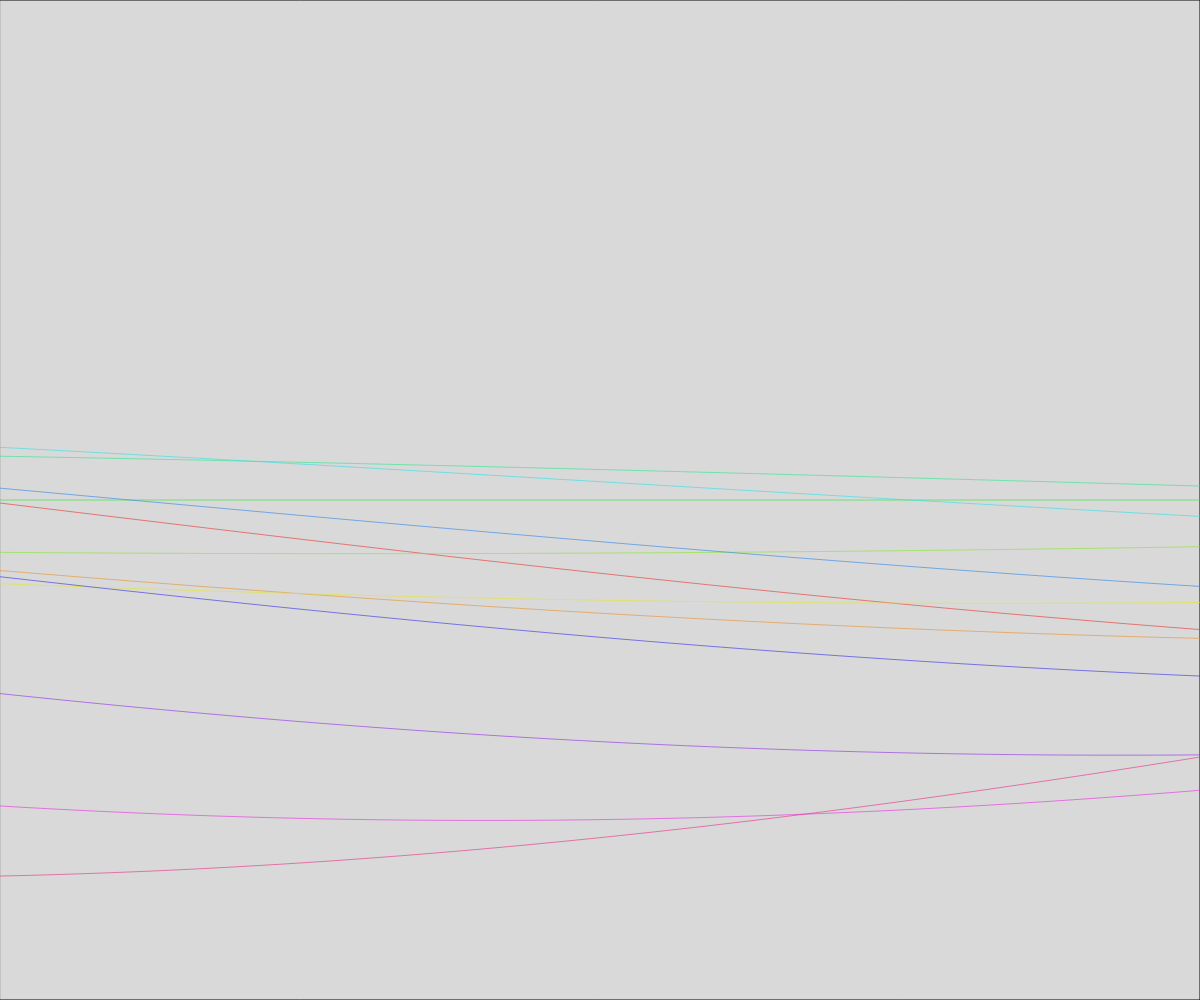
Frame 1 (no input)
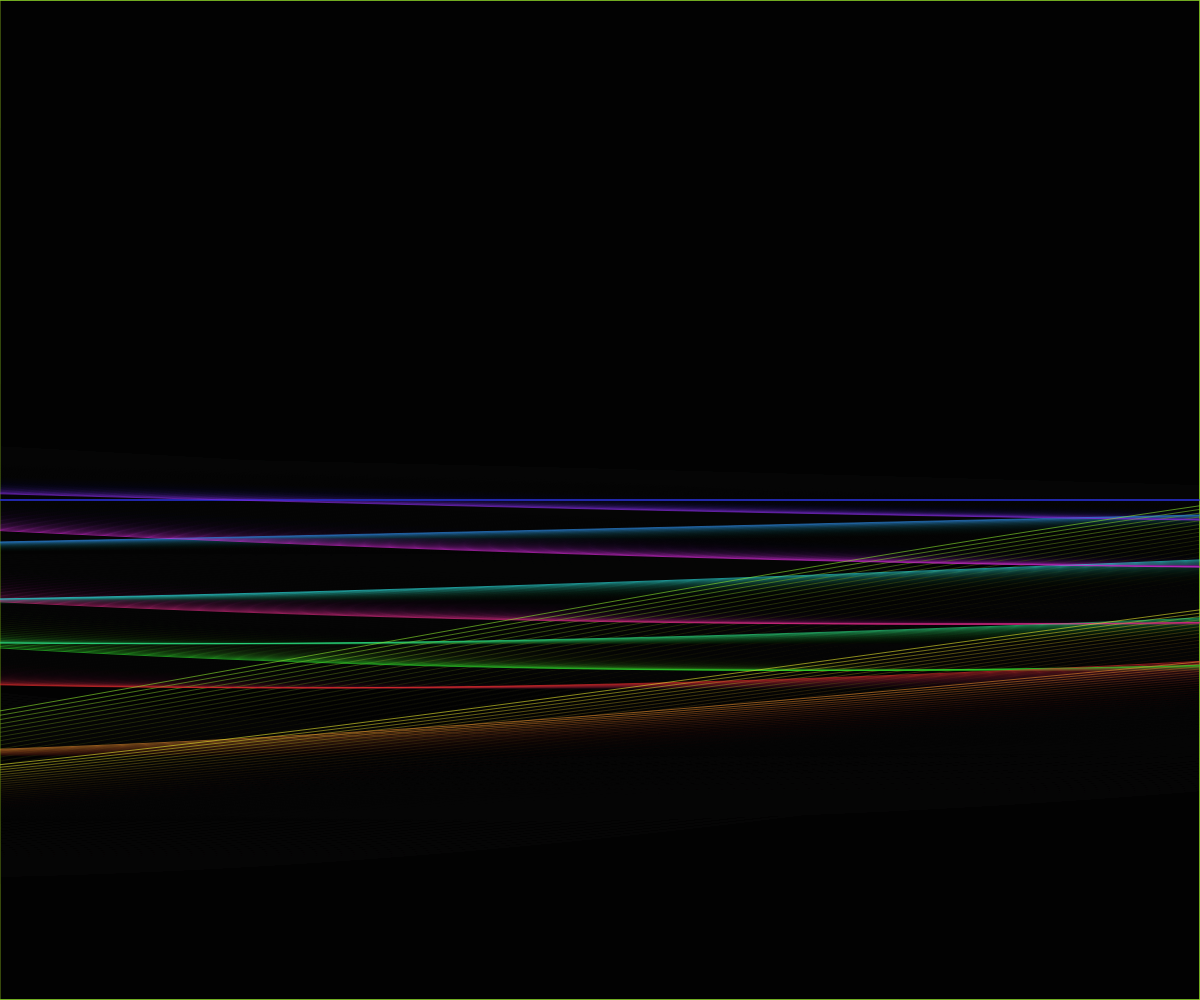
Frame 60 (no input)
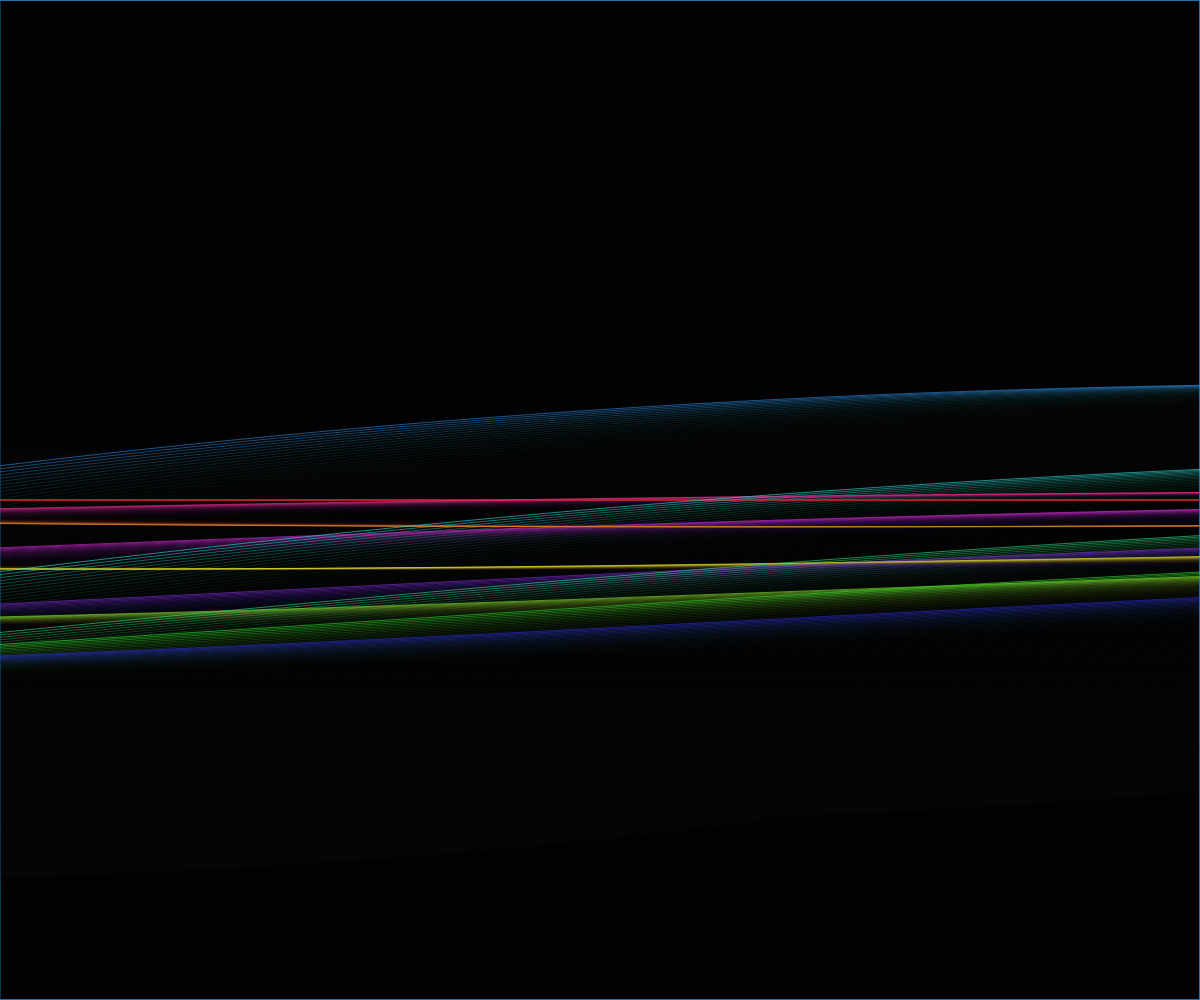
Frame 120 (the mouse pressed at the canvas centre since frame 60)

The p5.js sketch that drew these frames (run headless with seeded random() and noise() and a simulated clock; from frame 60 on, the mouse is pressed at the canvas centre):

// p5.js sketch
// ── sketch.js
let time = 0;

function setup() {
  createCanvas(windowWidth, windowHeight);
  angleMode(DEGREES);
  colorMode(HSB, 360, 100, 100, 100);
}

function draw() {
  // 軌跡効果のため少し透明な黒で重ね描き
  fill(0, 0, 0, 15);
  rect(0, 0, width, height);
  
  time += 1;
  
  drawAudioWaves();
}

function drawAudioWaves() {
  let centerY = height / 2;
  let numWaves = 12; // 波の数を増加
  
  // 複数の波を重ねて描画
  for (let wave = 0; wave < numWaves; wave++) {
    noFill();
    strokeWeight(1); // より細い線
    
    // 各波に異なる色相と周波数
    let hue = (time * 2 + wave * 30) % 360; // 間隔を短く
    let frequency = 0.02; // 全て同じ周波数
    let amplitude = 120 - wave * 30; // より大きな振幅
    let phase = wave * 25; // タイミングをずらす位相差
    
    stroke(hue, 80, 90, 60);
    
    beginShape();
    for (let x = 0; x <= width; x += 1) { // より滑らかに
      // 統一された波形（全て同じパターン、位相差のみ）
      let y1 = amplitude * sin(time * 0.5 + x * frequency + phase); // 速度を1/3に
      let y2 = (amplitude * 0.5) * sin(time * 1 + x * frequency * 2 + phase); // 速度を1/3に
      let y3 = (amplitude * 0.3) * sin(time * 1.5 + x * frequency * 3 + phase); // 速度を1/3に
      
      let y = centerY + y1 + y2 + y3;
      vertex(x, y);
    }
    endShape();
  }
}

function windowResized() {
  resizeCanvas(windowWidth, windowHeight);
}
